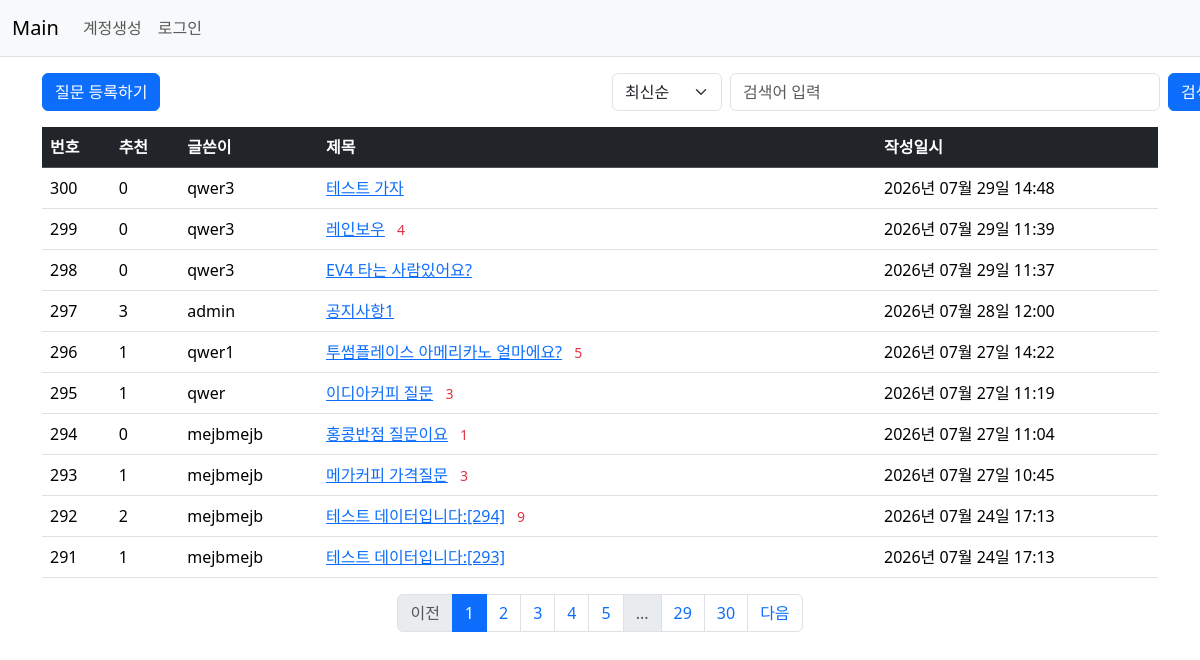
Page /question/list/ on the committed database.
### pybo/models.py (models this page shows, shortened)
class Question(db.Model):
    id = db.Column(db.Integer, primary_key=True)
    subject = db.Column(db.String(max_string), nullable=False) # 200자까지 문자열 제한이 있으며 null을 허용하지 않겠다.
    content = db.Column(db.Text(), nullable=False)
    create_date = db.Column(db.DateTime(), nullable=False) # DateTime을 받아오며 null을 허용하지 않겠다
    user_id = db.Column(db.Integer, db.ForeignKey('user.id', ondelete='CASCADE'), nullable=False)
    user = db.relationship('User', backref=db.backref('question_set'))
    voter = db.relationship('User', secondary=question_voter,
                            backref=db.backref('question_voter_set', lazy='dynamic'))

class User(db.Model):
    id = db.Column(db.Integer, primary_key=True)
    username = db.Column(db.String(150), unique=True, nullable=False) # unique = True 중복 막겠다
    password = db.Column(db.String(max_string), nullable=False)
    email = db.Column(db.String(120), unique=True, nullable=False)

### pybo/views/question_views.py (the view, shortened to what this page needs)
@bp.route('/list/')
def _list(): # URL '/question/list/'로 접근했을 때 실행될 라우트 함수를 정의
    page = request.args.get('page', type=int, default=default_page)
    kw = request.args.get('kw', type=str, default='')   # 검색어
    so = request.args.get('so', type=str, default='recent')  # 정렬 기준
    question_list = Question.query
    if so == 'recommend':
        question_list = (question_list
            .outerjoin(question_voter, Question.id == question_voter.c.question_id)
            .group_by(Question.id)
            .order_by(func.count(distinct(question_voter.c.user_id)).desc(), Question.create_date.desc()))
    elif so == 'popular':
        question_list = (question_list
            .outerjoin(Answer, Answer.question_id == Question.id)
            .group_by(Question.id)
            .order_by(func.count(distinct(Answer.id)).desc(), Question.create_date.desc()))
    else:  # recent (최신순)
        question_list = (question_list
        .group_by(Question.id)
        .order_by(Question.create_date.desc()))
    question_list = question_list.paginate(page=page, per_page=per_page_num)
    return render_template('question/question_list.html', question_list=question_list, page=page, kw=kw, so=so)

### pybo/filter.py (called while the page is built)
def format_datetime(value, fmt='%Y년 %m월 %d일 %H:%M'):
    return value.strftime(fmt)

### pybo/views/auth_views.py (called while the page is built)
@bp.before_app_request
def load_logged_in_user():
    user_id = session.get('user_id')
    if user_id is None:
        g.user = None
    else:
        g.user = User.query.get(user_id)

### pybo/templates/question/question_list.html (shortened to what this page needs)
{% extends 'base.html' %}
{% block content %}
<div class="container my-3">
    <div class="row my-3">
        <div class="col-6">
            <a href="{{ url_for('question.create') }}" class="btn btn-primary">질문 등록하기</a>
        </div>
        <div class="col-6">
            <div class="input-group">
                <form method="get" id="searchForm" class="d-flex align-items-center justify-content-end">
                    <select name="so" class="form-select me-2" style="width: auto; min-width: 110px;">
                        <option value="recent" {% if so=='recent' %}selected{% endif %}>최신순</option>
                    </select>
                    <input type="text" id="search_kw" name="kw" value="{{ kw|default('') }}" class="form-control me-2"
                        style="width: 430px;" placeholder="검색어 입력">
                    <button type="button" id="btn_search" class="btn btn-primary text-nowrap">검색</button>
                </form>
            </div>
        </div>
    </div>
    <table class="table">
        <thead>
            <tr class="table-dark">
                <th>번호</th>
                <th>추천</th>
                <th>글쓴이</th>
                <th style="width:50%">제목</th>
                <th>작성일시</th>
            </tr>
        </thead>
        <tbody>
            {% if question_list %}
            {% for question in question_list.items %}
            <tr>
                <td>
                    {{ question_list.total - ((question_list.page - 1) * question_list.per_page) - loop.index0 }}
                </td>
                <td>
                    {{ question.voter|length }}
                </td>
                <td>
                    {{question.user.username}}
                </td>
                <td>
                    <a href="{{ url_for('question.detail', question_id=question.id) }}">{{ question.subject }}</a>
                    {% if question.answer_set|length > 0 %}
                    <span class="text-danger small ms-2">{{ question.answer_set|length }}</span>
                    {% endif %}
                </td>
                <td>
                    {{ question.create_date|datetime }}
                </td>
            </tr>
            {% endfor %}
            {% else %}
            <tr>
                <td colspan="3">질문이 없습니다.</td>
            </tr>
            {% endif %}
        </tbody>
    </table>
    <ul class="pagination justify-content-center">
        {% if question_list.has_prev %}
        <li class="page-item">
            <a class="page-link" href="?page={{ question_list.prev_num }}">이전</a>
        </li>
        {% else %}
        <li class="page-item disabled">
            <a class="page-link" tabindex="-1" aria-disabled="true" href="#">이전</a>
        </li>
        {% endif %}
        {% for page_num in question_list.iter_pages() %}
        {% if page_num %}
        {% if page_num != question_list.page %}
        <li class="page-item">
            <a class="page-link" href="?page={{ page_num }}">{{ page_num }}</a>
        </li>
        {% else %}
        <li class="page-item active" aria-current="page">
            <a class="page-link" href="#">{{ page_num }}</a>
        </li>
        {% endif %}
        {% else %}
        <li class="page-item disabled">
            <a class="page-link" href="#">...</a>
        </li>
        {% endif %}
        {% endfor %}
        {% if question_list.has_next %}
        <li class="page-item">
            <a class="page-link" href="?page={{ question_list.next_num }}">다음</a>
        </li>
        {% else %}
        <li class="page-item disabled">
            <a class="page-link" tabindex="-1" aria-disabled="true" href="#">다음</a>
        </li>
        {% endif %}
    </ul>
</div>
{% endblock %}

### rows in the picture
Question: total "300", voter|length "0", user.username "qwer3", subject "테스트 가자", create_date "2026년 07월 29일 14:48"
Question: total "299", voter|length "0", user.username "qwer3", subject "레인보우", answer_set|length "4", create_date "2026년 07월 29일 11:39"
Question: total "298", voter|length "0", user.username "qwer3", subject "EV4 타는 사람있어요?", create_date "2026년 07월 29일 11:37"
Question: total "297", voter|length "3", user.username "admin", subject "공지사항1", create_date "2026년 07월 28일 12:00"
Question: total "296", voter|length "1", user.username "qwer1", subject "투썸플레이스 아메리카노 얼마에요?", answer_set|length "5", create_date "2026년 07월 27일 14:22"
Question: total "295", voter|length "1", user.username "qwer", subject "이디아커피 질문", answer_set|length "3", create_date "2026년 07월 27일 11:19"
Question: total "294", voter|length "0", user.username "mejbmejb", subject "홍콩반점 질문이요", answer_set|length "1", create_date "2026년 07월 27일 11:04"
Question: total "293", voter|length "1", user.username "mejbmejb", subject "메가커피 가격질문", answer_set|length "3", create_date "2026년 07월 27일 10:45"
Question: total "292", voter|length "2", user.username "mejbmejb", subject "테스트 데이터입니다:[294]", answer_set|length "9", create_date "2026년 07월 24일 17:13"
Question: total "291", voter|length "1", user.username "mejbmejb", subject "테스트 데이터입니다:[293]", create_date "2026년 07월 24일 17:13"

### other values in the picture
{{ page_num }} "1"
{{ page_num }} "2" "3" "4" "5" "29" "30"
